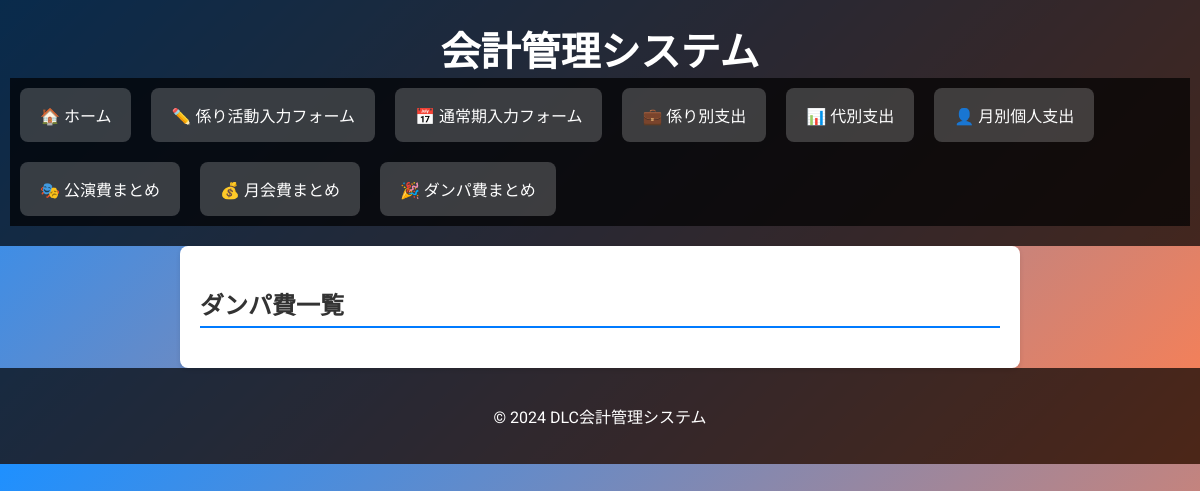
/accounting/view_dance_party/, run on an earlier commit of the app's database.
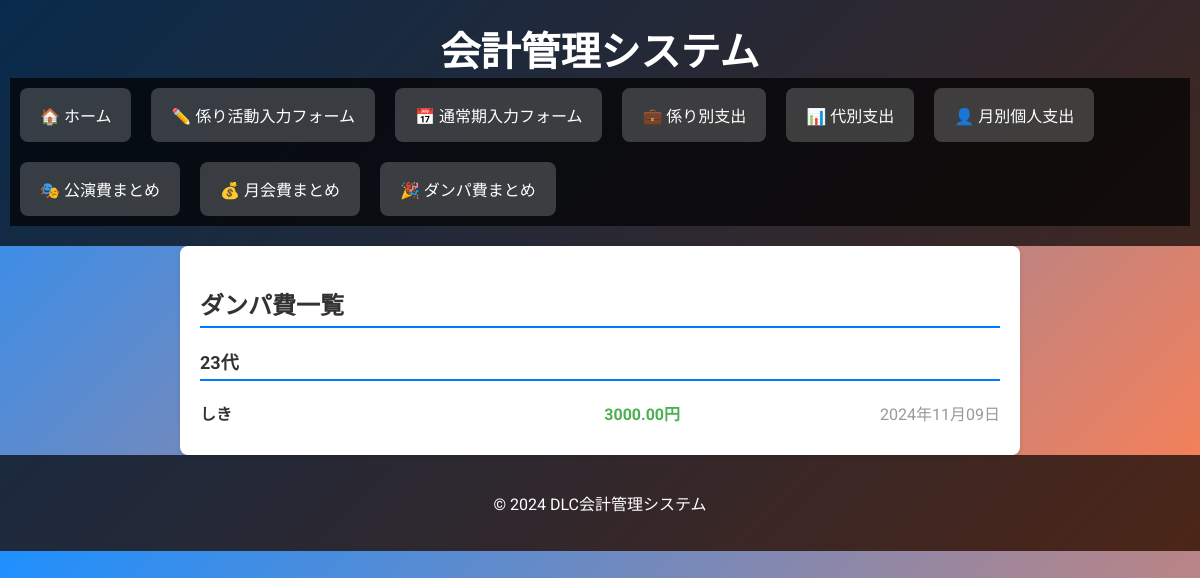
And on a later commit of the database.
### accounting/models.py (models this page shows, shortened)
class ExpenseCategory(models.Model):
    CATEGORY_CHOICES = (
        ('公演費', '公演費'),
        ('月会費', '月会費'),
        ('ダンパ費', 'ダンパ費'),
    )
    age = models.IntegerField()
    name = models.CharField(max_length=100)
    amount = models.DecimalField(max_digits=10, decimal_places=2)
    category_name = models.CharField(max_length=10, choices=CATEGORY_CHOICES)
    date = models.DateField()

### accounting/views.py (the view)
# urls.py: path('view_dance_party/', views.view_dance_party, name='view_dance_party'),
def view_dance_party(request):
    dance_party_expenses = ExpenseCategory.objects.filter(category_name='ダンパ費').order_by('age', 'name')
    grouped_dance_party_expenses = groupby(dance_party_expenses, key=lambda x: x.age)
    grouped_dance_party_expenses = [(age, list(expenses)) for age, expenses in grouped_dance_party_expenses]
    return render(request, 'accounting/view_dance_party.html', {'grouped_dance_party_expenses': grouped_dance_party_expenses})

### accounting/templates/accounting/view_dance_party.html
{% extends "accounting/base.html" %}
{% block content %}
<div class="page-container">
    <h2 class="page-title">ダンパ費一覧</h2>
    {% for age, expenses in grouped_dance_party_expenses %}
    <div class="expense-group">
        <h3 class="age-title">{{ age }}代</h3>
        <ul class="expense-list">
            {% for expense in expenses %}
            <li class="expense-item">
                <span class="expense-name">{{ expense.name }}</span>
                <span class="expense-amount">{{ expense.amount }}円</span>
                <span class="expense-date">{{ expense.date|date:"Y年m月d日" }}</span>
            </li>
            {% endfor %}
        </ul>
    </div>
    {% endfor %}
</div>
{% endblock %}

What changed in the data, as far as the page shows it:
added ExpenseCategory: age "23", name "しき", amount "3000.00", date "2024年11月09日"
